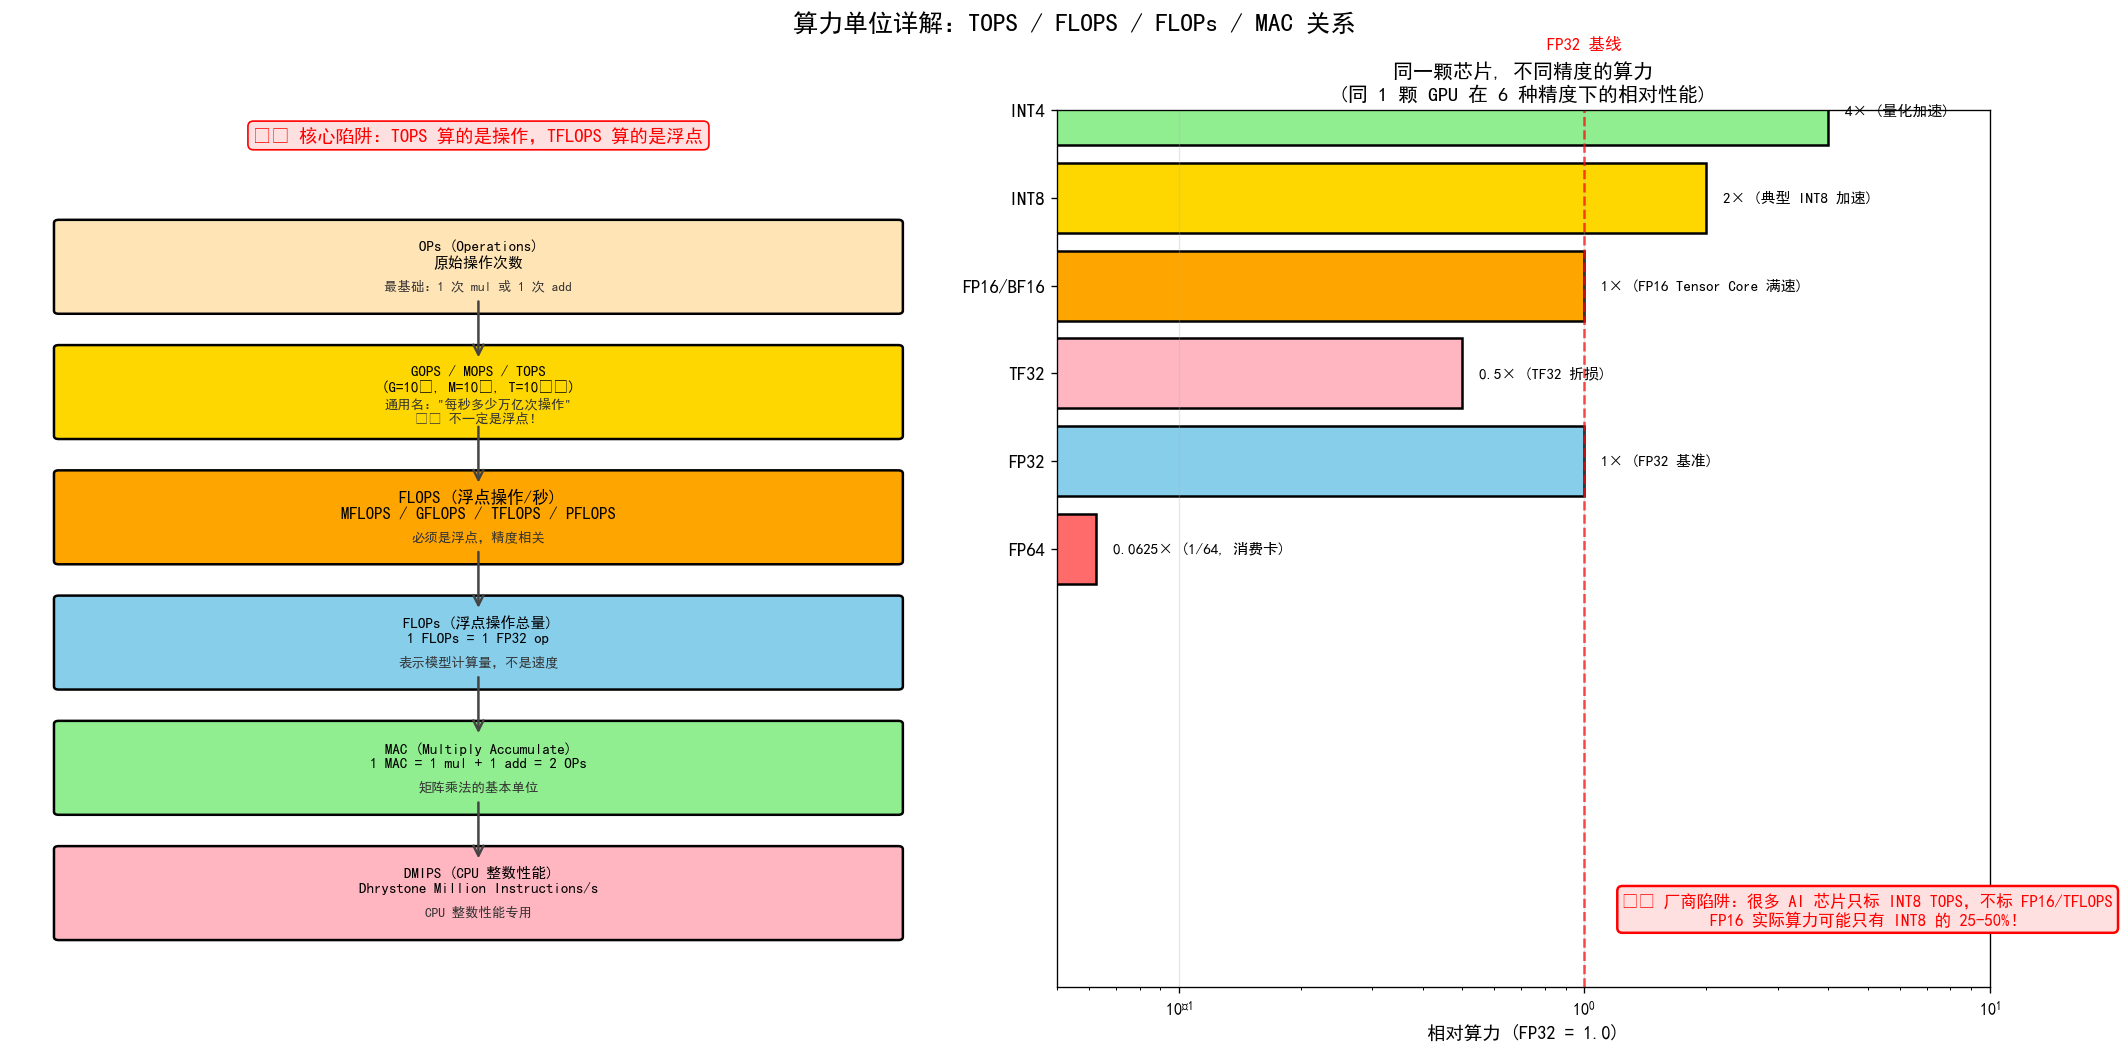

Write Python code to recreate this figure.
"""
Compute Units Comparison: TOPS / FLOPS / FLOPs / MAC
===================================================
Visualizes the differences between various compute units and their
relationships, addressing common confusion (TOPS vs TFLOPS).

Output: assets/figures/10-8-compute-units.png
"""
import matplotlib.pyplot as plt
import matplotlib.patches as mpatches
from matplotlib.patches import FancyBboxPatch, FancyArrowPatch
import numpy as np


fig, axes = plt.subplots(1, 2, figsize=(18, 9))
fig.suptitle('算力单位详解：TOPS / FLOPS / FLOPs / MAC 关系',
             fontsize=15, fontweight='bold', y=0.97)


# === Left: Compute Unit Pyramid ===
ax = axes[0]
ax.set_xlim(0, 10); ax.set_ylim(0, 14)
ax.axis('off')

units = [
    (11.5, 'OPs (Operations)\n原始操作次数', '#FFE4B5', 9, '最基础：1 次 mul 或 1 次 add'),
    (9.5, 'GOPS / MOPS / TOPS\n(G=10⁹, M=10⁶, T=10¹²)', '#FFD700', 9, '通用名："每秒多少万亿次操作"\n⚠️ 不一定是浮点！'),
    (7.5, 'FLOPS (浮点操作/秒)\nMFLOPS / GFLOPS / TFLOPS / PFLOPS', '#FFA500', 10, '必须是浮点，精度相关'),
    (5.5, 'FLOPs (浮点操作总量)\n1 FLOPs = 1 FP32 op', '#87CEEB', 9, '表示模型计算量，不是速度'),
    (3.5, 'MAC (Multiply Accumulate)\n1 MAC = 1 mul + 1 add = 2 OPs', '#90EE90', 9, '矩阵乘法的基本单位'),
    (1.5, 'DMIPS (CPU 整数性能)\nDhrystone Million Instructions/s', '#FFB6C1', 9, 'CPU 整数性能专用'),
]

for y, name, color, fs, desc in units:
    box = FancyBboxPatch((0.5, y - 0.7), 9, 1.4, boxstyle='round,pad=0.05',
                          fc=color, ec='black', linewidth=1.5)
    ax.add_patch(box)
    ax.text(5, y + 0.2, name, ha='center', va='center', fontsize=fs, fontweight='bold')
    ax.text(5, y - 0.3, desc, ha='center', va='center', fontsize=8, style='italic', color='#333')

# Arrows
for y_pair in [(11, 10), (9, 8), (7, 6), (5, 4), (3, 2)]:
    arr = FancyArrowPatch((5, y_pair[0]), (5, y_pair[1]),
                          arrowstyle='->', color='#444', lw=1.5, mutation_scale=15)
    ax.add_patch(arr)

ax.text(5, 13.5, '⚠️ 核心陷阱：TOPS 算的是操作，TFLOPS 算的是浮点', ha='center',
        fontsize=11, color='red', fontweight='bold',
        bbox=dict(boxstyle='round', facecolor='#FFE0E0', edgecolor='red'))


# === Right: Precision vs Compute Power (same chip, different precision) ===
ax = axes[1]
ax.set_xlim(0, 10); ax.set_ylim(0, 10)

precisions = ['INT4', 'INT8', 'FP16/BF16', 'TF32', 'FP32', 'FP64']
# 假设一个"基准 1 TOPS @ FP32" 的芯片
ratios = [4, 2, 1, 0.5, 1, 0.0625]  # 相对 FP32 算力
labels_text = [
    '4× (量化加速)',
    '2× (典型 INT8 加速)',
    '1× (FP16 Tensor Core 满速)',
    '0.5× (TF32 折损)',
    '1× (FP32 基准)',
    '0.0625× (1/64, 消费卡)',
]
colors_p = ['#90EE90', '#FFD700', '#FFA500', '#FFB6C1', '#87CEEB', '#FF6B6B']

bars = ax.barh(range(len(precisions)), ratios, color=colors_p, edgecolor='black', linewidth=1.5)
ax.set_yticks(range(len(precisions)))
ax.set_yticklabels(precisions, fontsize=11, fontweight='bold')
ax.set_xlabel('相对算力 (FP32 = 1.0)', fontsize=11, fontweight='bold')
ax.set_title('同一颗芯片, 不同精度的算力\n(同 1 颗 GPU 在 6 种精度下的相对性能)',
             fontsize=12, fontweight='bold')
ax.invert_yaxis()
ax.grid(axis='x', alpha=0.3)
ax.set_xscale('log')
ax.set_xlim(0.05, 10)

for i, (bar, val, label) in enumerate(zip(bars, ratios, labels_text)):
    ax.text(val * 1.1, bar.get_y() + bar.get_height()/2, label,
            va='center', fontsize=9, fontweight='bold')

ax.axvline(1.0, color='red', linestyle='--', lw=1.5, alpha=0.7)
ax.text(1.0, -0.7, 'FP32 基线', ha='center', fontsize=10, color='red', fontweight='bold')

ax.text(5, 9.3,
        '⚠️ 厂商陷阱：很多 AI 芯片只标 INT8 TOPS，不标 FP16/TFLOPS\nFP16 实际算力可能只有 INT8 的 25-50%！',
        ha='center', fontsize=10, color='red', fontweight='bold',
        bbox=dict(boxstyle='round', facecolor='#FFE0E0', edgecolor='red', lw=1.5))

plt.tight_layout()
plt.savefig('assets/figures/10-8-compute-units.png', dpi=120, bbox_inches='tight', facecolor='white')
print('  ✓ Saved: assets/figures/10-8-compute-units.png')
